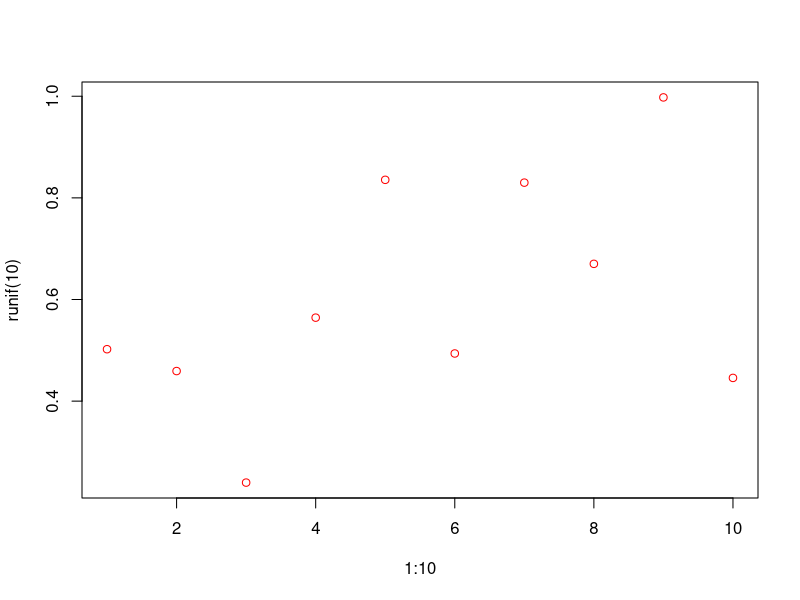

The R source for this figure:
## ---- chunk 1
knitr::opts_chunk$set(eval = TRUE)
knitr::opts_chunk$set(fig.path = "../assets/2017-07-31-r-test/")
## ---- chunk 2
rnorm(100)
## ---- chunk 3
plot(1:10, runif(10), col = "red")
